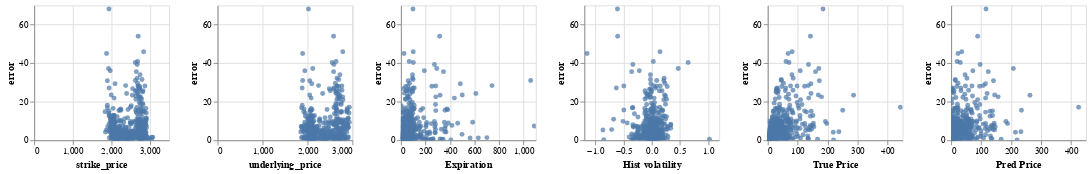

The notebook cell saved with this chart:
### Code cell
source = df.sample(n = 500, random_state= 1,replace = False)
alt.Chart(source).mark_circle().encode(
    alt.X(alt.repeat("column"), type='quantitative'),
    alt.Y(alt.repeat("row"), type='quantitative'),
).properties(
    width=150,
    height=150
).repeat(
    row=['error'],
    column=['strike_price','underlying_price', 'Expiration', 'Hist volatility','True Price','Pred Price']
).interactive()

### Figure 1 — Vega-Lite specification as saved in the notebook (floating-point values rounded to 4 significant figures; data arrays with more than 128 entries replaced by an {"elided": "..."} marker saying what was removed)
{"config": {"view": {"continuousWidth": 400, "continuousHeight": 300}}, "repeat": {"column": ["strike_price", "underlying_price", "Expiration", "Hist volatility", "True Price", "Pred Price"], "row": ["error"]}, "spec": {"data": {"name": "data-07faff5b9fe70abb62d012c42d339205"}, "mark": "circle", "encoding": {"x": {"type": "quantitative", "field": {"repeat": "column"}}, "y": {"type": "quantitative", "field": {"repeat": "row"}}}, "height": 150, "selection": {"selector002": {"type": "interval", "bind": "scales", "encodings": ["x", "y"]}}, "width": 150}, "$schema": "https://vega.github.io/schema/vega-lite/v4.8.1.json", "datasets": {"data-07faff5b9fe70abb62d012c42d339205": {"elided": "500 records"}}}
